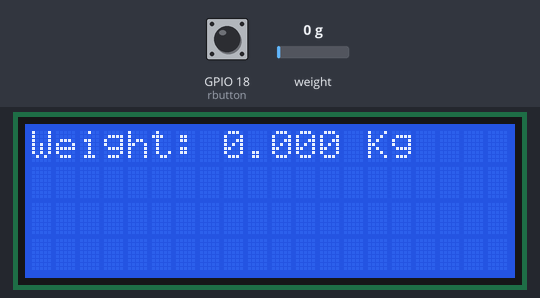
Bench run of a sketch on a simulated ESP32. Parts: 20×4 character LCD. The test bench sets the inputs (shaded band); at power-on: GPIO 18 (rbutton) HIGH, weight on the scale 0 g. What the sketch prints to the serial monitor is not drawn.

Above: at 5.2 s.
5.3 s: GPIO 18 (rbutton) pulled LOW for 1.15 s
At 7.1 s:
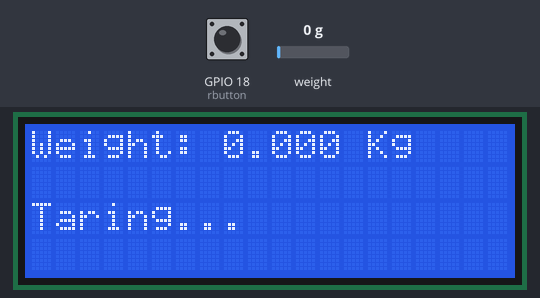
10.6 s: weight on the scale set to 100 g
At 11.4 s:
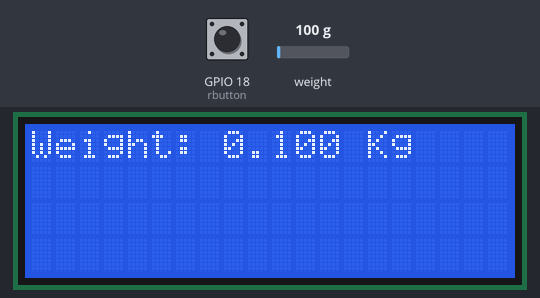
12.1 s: weight on the scale set to 1250 g
At 13.1 s:
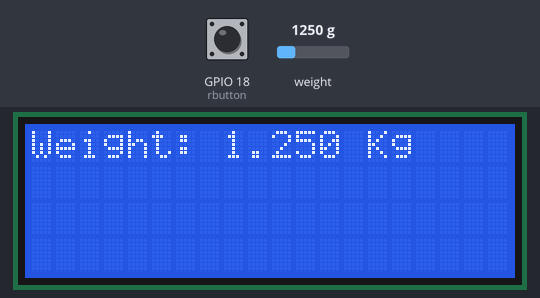
14.2 s: GPIO 18 (rbutton) pulled LOW for 1.15 s
At 18.5 s:
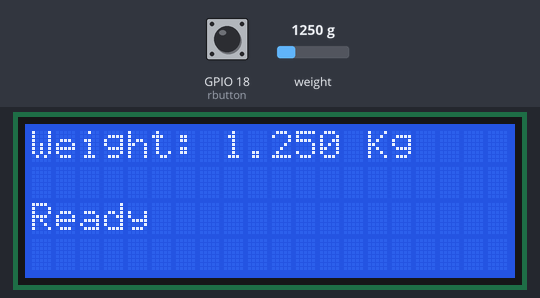
19.2 s: weight on the scale set to 3750 g
At 20.7 s:
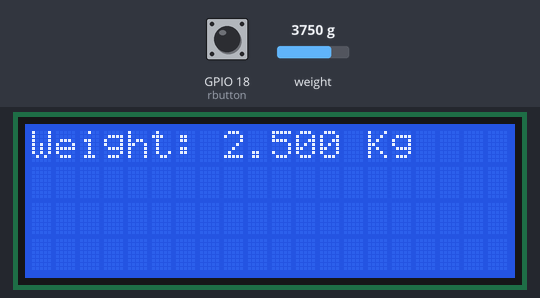
Timing chart, 0 to 22.2 s (numbered marks = the images above; inputs shaded):
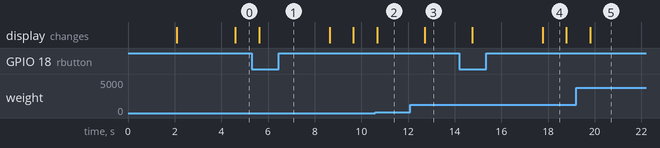

Measured:
- after the input at 5.3 s, the display: changes after 0.33 s (image 1)
- after the input at 10.6 s, the display: changes after 0.08 s (image 2)
- after the input at 12.1 s, the display: changes after 0.61 s (image 3)
- after the input at 14.2 s, the display: first changes after 0.56 s (image 4 shows a later state)
- after the input at 19.2 s, the display: changes after 0.61 s (image 5)
- what the display in image 4 shows lasts 1.0 s, from 17.8 s to 18.8 s

The sketch:

Loadcell_ESP32_LCD_WEIGHT.ino
```cpp
#include <Wire.h>
#include <LiquidCrystal_I2C.h>
#include "HX711.h"

// HX711 Pins
#define DOUT  25
#define CLK   26
HX711 scale;

int rbutton = 18; // Reset button to reset the scale to 0
String myString;
String cmessage; // Complete message
char buff[10];
float weight;
float calibration_factor = 206140; // Adjust this value based on your setup

// Initialize the LCD
LiquidCrystal_I2C lcd(0x27, 20, 4); // Adjust the I2C address if needed

void setup() {
  Serial.begin(9600);

  pinMode(rbutton, INPUT_PULLUP);

  // Initialize HX711
  scale.begin(DOUT, CLK); // Set HX711 pins
  scale.set_scale();
  scale.tare(); // Reset the scale to 0
  long zero_factor = scale.read_average(); // Get a baseline reading

  // Initialize the LCD
  lcd.init();
  lcd.backlight();
  lcd.clear();
  lcd.setCursor(0, 0);
  lcd.print("Initializing...");
  delay(2000);
}

void loop() {
  scale.set_scale(calibration_factor); // Adjust to the calibration factor

  // Get the weight
  weight = scale.get_units(5); // Average of 5 readings
  myString = dtostrf(weight, 3, 3, buff);
  cmessage = "Weight: " + myString + " Kg";
  Serial.println(cmessage);
  cmessage = "";

  // Display on LCD
  lcd.clear();
  lcd.setCursor(0, 0); // Column, Row
  lcd.print("Weight:");
  lcd.setCursor(8, 0);
  lcd.print(myString);
  lcd.print(" Kg");

  // Reset scale if the button is pressed
  if (digitalRead(rbutton) == LOW) {
    lcd.setCursor(0, 2);
    lcd.print("Taring...");
    scale.set_scale();
    scale.tare(); // Reset the scale to 0
    delay(2000);
    lcd.setCursor(0, 2);
    lcd.print("Ready       ");
  }

  delay(500); // Adjust for your preference
}
```
